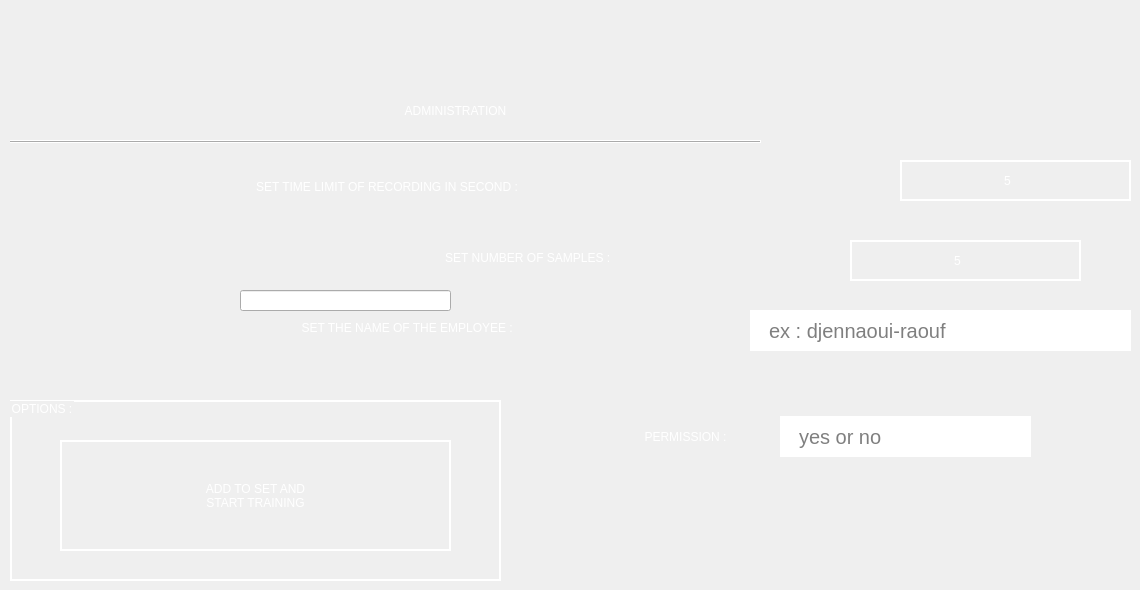
                  <widget class="QWidget" name="admin">
                   <widget class="QLabel" name="label_9">
                    <property name="geometry">
                     <rect>
                      <x>170</x>
                      <y>80</y>
                      <width>571</width>
                      <height>61</height>
                     </rect>
                    </property>
                    <property name="styleSheet">
                     <string notr="true">background-color: rgba(0, 0, 0, 0);
color: white;
font: 50 50pt &quot;Segoe UI Light&quot; bold;</string>
                    </property>
                    <property name="text">
                     <string>ADMINISTRATION</string>
                    </property>
                    <property name="scaledContents">
                     <bool>false</bool>
                    </property>
                    <property name="alignment">
                     <set>Qt::AlignCenter</set>
                    </property>
                   </widget>
                   <widget class="Line" name="line_5">
                    <property name="geometry">
                     <rect>
                      <x>10</x>
                      <y>140</y>
                      <width>751</width>
                      <height>3</height>
                     </rect>
                    </property>
                    <property name="layoutDirection">
                     <enum>Qt::LeftToRight</enum>
                    </property>
                    <property name="styleSheet">
                     <string notr="true">background-color: rgb(255, 255, 255);</string>
                    </property>
                    <property name="frameShadow">
                     <enum>QFrame::Raised</enum>
                    </property>
                    <property name="orientation">
                     <enum>Qt::Horizontal</enum>
                    </property>
                   </widget>
                   <widget class="QLabel" name="img_Logo_3">
                    <property name="geometry">
                     <rect>
                      <x>0</x>
                      <y>0</y>
                      <width>171</width>
                      <height>141</height>
                     </rect>
                    </property>
                    <property name="layoutDirection">
                     <enum>Qt::LeftToRight</enum>
                    </property>
                    <property name="styleSheet">
                     <string notr="true">image: url(:/ROOT/img/administrateur.png);
background-color: rgba(255, 255, 255, 0);
 border-width:5px;</string>
                    </property>
                    <property name="text">
                     <string/>
                    </property>
                    <property name="alignment">
                     <set>Qt::AlignCenter</set>
                    </property>
                   </widget>
                   <widget class="QLineEdit" name="lineEdit">
                    <property name="geometry">
                     <rect>
                      <x>240</x>
                      <y>290</y>
                      <width>211</width>
                      <height>21</height>
                     </rect>
                    </property>
                   </widget>
                   <widget class="QLineEdit" name="un">
                    <property name="geometry">
                     <rect>
                      <x>750</x>
                      <y>310</y>
                      <width>381</width>
                      <height>41</height>
                     </rect>
                    </property>
                    <property name="font">
                     <font>
                      <pointsize>15</pointsize>
                     </font>
                    </property>
                    <property name="styleSheet">
                     <string notr="true">border : 2px solid white;
padding-left:15px;
padding-right:15px;

</string>
                    </property>
                    <property name="placeholderText">
                     <string>ex : djennaoui-raouf</string>
                    </property>
                   </widget>
                   <widget class="QLabel" name="label_10">
                    <property name="geometry">
                     <rect>
                      <x>1</x>
                      <y>170</y>
                      <width>101</width>
                      <height>41</height>
                     </rect>
                    </property>
                    <property name="styleSheet">
                     <string notr="true">image: url(:/ROOT/img/clock.png);</string>
                    </property>
                    <property name="text">
                     <string/>
                    </property>
                   </widget>
                   <widget class="QLabel" name="label_11">
                    <property name="geometry">
                     <rect>
                      <x>110</x>
                      <y>170</y>
                      <width>554</width>
                      <height>33</height>
                     </rect>
                    </property>
                    <property name="styleSheet">
                     <string notr="true">background-color: rgba(0, 0, 0, 0);
color: white;
font: 20 20pt &quot;Segoe UI Light&quot; bold;</string>
                    </property>
                    <property name="text">
                     <string>SET TIME LIMIT OF RECORDING IN SECOND :</string>
                    </property>
                    <property name="scaledContents">
                     <bool>false</bool>
                    </property>
                    <property name="alignment">
                     <set>Qt::AlignCenter</set>
                    </property>
                   </widget>
                   <widget class="QSpinBox" name="spin_2">
                    <property name="geometry">
                     <rect>
                      <x>900</x>
                      <y>160</y>
                      <width>231</width>
                      <height>41</height>
                     </rect>
                    </property>
                    <property name="styleSheet">
                     <string notr="true">background-color: rgba(0, 0, 0, 0);
color: white;
font: 20 20pt &quot;Segoe UI Light&quot; bold;
border : 2px solid white;
</string>
                    </property>
                    <property name="alignment">
                     <set>Qt::AlignCenter</set>
                    </property>
                    <property name="minimum">
                     <number>5</number>
                    </property>
                    <property name="maximum">
                     <number>100</number>
                    </property>
                    <property name="value">
                     <number>5</number>
                    </property>
                   </widget>
                   <widget class="QLabel" name="label_12">
                    <property name="geometry">
                     <rect>
                      <x>1</x>
                      <y>241</y>
                      <width>101</width>
                      <height>41</height>
                     </rect>
                    </property>
                    <property name="styleSheet">
                     <string notr="true">image: url(:/ROOT/img/hashtag.png);</string>
                    </property>
                    <property name="text">
                     <string/>
                    </property>
                   </widget>
                   <widget class="QLabel" name="label_13">
                    <property name="geometry">
                     <rect>
                      <x>280</x>
                      <y>241</y>
                      <width>552</width>
                      <height>33</height>
                     </rect>
                    </property>
                    <property name="styleSheet">
                     <string notr="true">background-color: rgba(0, 0, 0, 0);
color: white;
font: 20 20pt &quot;Segoe UI Light&quot; bold;</string>
                    </property>
                    <property name="text">
                     <string>     SET NUMBER OF SAMPLES :                      </string>
                    </property>
                    <property name="scaledContents">
                     <bool>false</bool>
                    </property>
                    <property name="alignment">
                     <set>Qt::AlignCenter</set>
                    </property>
                   </widget>
                   <widget class="QSpinBox" name="spin_3">
                    <property name="geometry">
                     <rect>
                      <x>850</x>
                      <y>240</y>
                      <width>231</width>
                      <height>41</height>
                     </rect>
                    </property>
                    <property name="styleSheet">
                     <string notr="true">background-color: rgba(0, 0, 0, 0);
color: white;
font: 20 20pt &quot;Segoe UI Light&quot; bold;
border : 2px solid white;
</string>
                    </property>
                    <property name="alignment">
                     <set>Qt::AlignCenter</set>
                    </property>
                    <property name="minimum">
                     <number>5</number>
                    </property>
                    <property name="maximum">
                     <number>100</number>
                    </property>
                    <property name="value">
                     <number>5</number>
                    </property>
                   </widget>
                   <widget class="QLabel" name="label_14">
                    <property name="geometry">
                     <rect>
                      <x>-80</x>
                      <y>311</y>
                      <width>273</width>
                      <height>50</height>
                     </rect>
                    </property>
                    <property name="minimumSize">
                     <size>
                      <width>273</width>
                      <height>50</height>
                     </size>
                    </property>
                    <property name="styleSheet">
                     <string notr="true">image: url(:/ROOT/img/id.png);</string>
                    </property>
                    <property name="text">
                     <string/>
                    </property>
                   </widget>
                   <widget class="QLabel" name="label_15">
                    <property name="geometry">
                     <rect>
                      <x>140</x>
                      <y>311</y>
                      <width>591</width>
                      <height>33</height>
                     </rect>
                    </property>
                    <property name="styleSheet">
                     <string notr="true">background-color: rgba(0, 0, 0, 0);
color: white;
font: 20 20pt &quot;Segoe UI Light&quot; bold;</string>
                    </property>
                    <property name="text">
                     <string>     SET THE NAME OF THE EMPLOYEE :                      </string>
                    </property>
                    <property name="scaledContents">
                     <bool>false</bool>
                    </property>
                    <property name="alignment">
                     <set>Qt::AlignCenter</set>
                    </property>
                   </widget>
                   <widget class="QGroupBox" name="groupBox">
                    <property name="geometry">
                     <rect>
                      <x>10</x>
                      <y>400</y>
                      <width>491</width>
                      <height>181</height>
                     </rect>
                    </property>
                    <property name="styleSheet">
                     <string notr="true">background-color: rgba(0, 0, 0, 0);
color: white;
font: 20 20pt &quot;Segoe UI Light&quot; bold;
border : 2px solid white;
</string>
                    </property>
                    <property name="title">
                     <string>OPTIONS :</string>
                    </property>
                    <widget class="QPushButton" name="training">
                     <property name="geometry">
                      <rect>
                       <x>50</x>
                       <y>40</y>
                       <width>391</width>
                       <height>111</height>
                      </rect>
                     </property>
                     <property name="styleSheet">
                      <string notr="true">QPushButton{border:none;

background-color: rgba(0, 0, 0, 0);
color: white;
font: 20 20pt &quot;Segoe UI Light&quot; bold;
border : 2px solid white;


}
QPushButton:hover{background-color:#6C6A61;}QPushButton:pressed {	background-color:#6C6A61;}
</string>
                     </property>
                     <property name="text">
                      <string>ADD TO SET AND 
 START TRAINING </string>
                     </property>
                    </widget>
                   </widget>
                   <widget class="QLabel" name="label_16">
                    <property name="geometry">
                     <rect>
                      <x>400</x>
                      <y>410</y>
                      <width>273</width>
                      <height>50</height>
                     </rect>
                    </property>
                    <property name="minimumSize">
                     <size>
                      <width>273</width>
                      <height>50</height>
                     </size>
                    </property>
                    <property name="styleSheet">
                     <string notr="true">
image: url(:/ROOT/img/shield.png);</string>
                    </property>
                    <property name="text">
                     <string/>
                    </property>
                   </widget>
                   <widget class="QLabel" name="label_17">
                    <property name="geometry">
                     <rect>
                      <x>560</x>
                      <y>420</y>
                      <width>251</width>
                      <height>33</height>
                     </rect>
                    </property>
                    <property name="styleSheet">
                     <string notr="true">background-color: rgba(0, 0, 0, 0);
color: white;
font: 20 20pt &quot;Segoe UI Light&quot; bold;</string>
                    </property>
                    <property name="text">
                     <string>PERMISSION :</string>
                    </property>
                    <property name="scaledContents">
                     <bool>false</bool>
                    </property>
                    <property name="alignment">
                     <set>Qt::AlignCenter</set>
                    </property>
                   </widget>
                   <widget class="QLineEdit" name="permi">
                    <property name="geometry">
                     <rect>
                      <x>780</x>
                      <y>416</y>
                      <width>251</width>
                      <height>41</height>
                     </rect>
                    </property>
                    <property name="font">
                     <font>
                      <pointsize>15</pointsize>
                     </font>
                    </property>
                    <property name="styleSheet">
                     <string notr="true">border : 2px solid white;
padding-left:15px;
padding-right:15px;
</string>
                    </property>
                    <property name="inputMask">
                     <string/>
                    </property>
                    <property name="placeholderText">
                     <string>yes or no</string>
                    </property>
                   </widget>
                  </widget>
